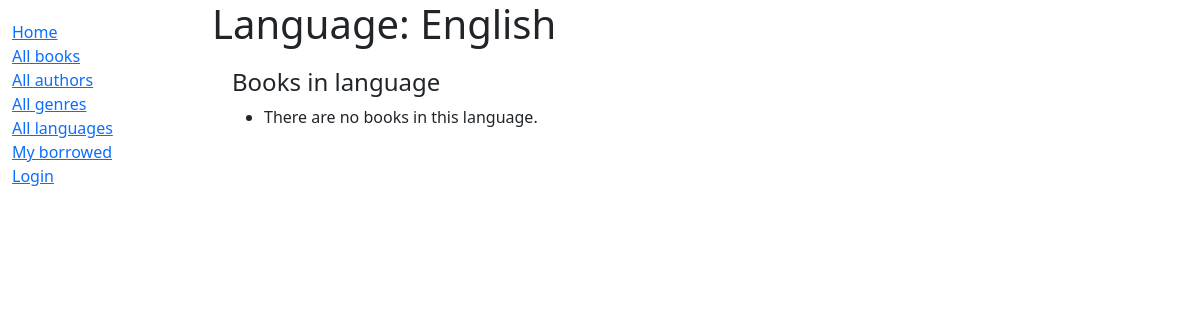
The app's page /catalog/language/1, older data.
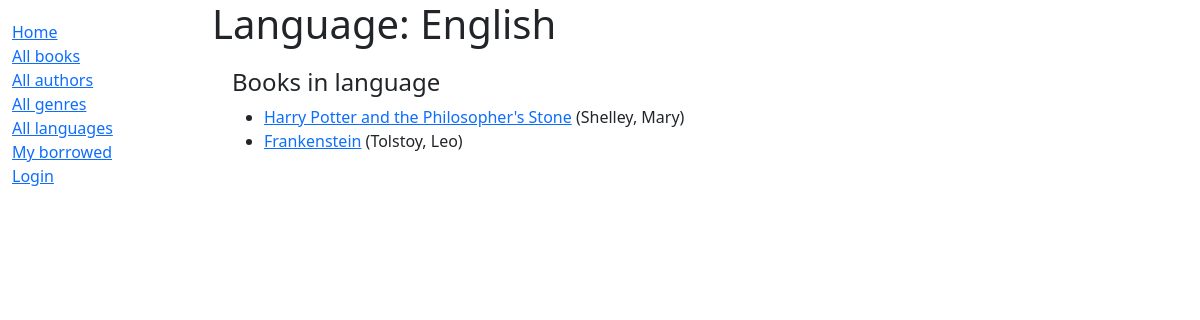
The same page, newer data.
### catalog/models.py (models this page shows, shortened)
class Book(models.Model):
    title = models.CharField(max_length=200)
    author = models.ForeignKey('Author', on_delete=models.RESTRICT, null=True)
    summary = models.TextField(max_length=1000, help_text="Enter a brief description of the book")
    isbn = models.CharField('ISBN', max_length=13, unique=True, help_text='13 Character <a href="https://www.isbn-international.org/content/what-isbn''">ISBN number</a>')
    genre = models.ManyToManyField(Genre, help_text="Select a genre for this book")
    language = models.ForeignKey('Language', on_delete=models.SET_NULL, null=True)
    def get_absolute_url(self):
        return reverse('book-detail', args=[str(self.id)])
    def display_genre(self):
        """Create a string for the genre. This is required to display genre in Admin."""
        return ', '.join(genre.name for genre in self.genre.all()[:3])
    display_genre.short_description = "Genre"

class Author(models.Model):
    first_name = models.CharField(max_length=100)
    last_name = models.CharField(max_length=100)
    date_of_birth = models.DateField(null=True, blank=True)
    date_of_death = models.DateField('Died', null=True, blank=True)
    class Meta:
        ordering = ['last_name', 'first_name']
    def __str__(self):
        return f'{self.last_name}, {self.first_name}'

### catalog/views.py (the view)
# urls.py: path('language/<int:pk>', views.LanguageDetailView.as_view(), name='language-detail'),
class LanguageDetailView(generic.DetailView):
    model = Language

### catalog/templates/catalog/language_detail.html (shortened to what this page needs)
{% extends "base_generic.html" %}
{% block content %}
    <h1>Language: {{ language.name }}</h1>
    <div style="margin-left:20px;margin-top:20px">
        <h4>Books in language</h4>
        <ul>
            {% for book in language.book_set.all %}
            <li>
                <a href="{{ book.get_absolute_url }}">{{ book.title }}</a> ({{ book.author }})
            </li>
            {% empty %}
            <li>There are no books in this language.</li>
            {% endfor %}
        </ul>
    </div>
{% endblock %}
{% block sidebar %}
    {{ block.super }}
{% endblock %}

### catalog/templates/base_generic.html (shortened to what this page needs)
<!doctype html>
<html lang="en">
  <head>
    <link href="https://cdn.jsdelivr.net/npm/bootstrap@5.3.3/dist/css/bootstrap.min.css"
      rel="stylesheet"
>
    {% load static %}
    <link rel="stylesheet" href="{% static 'css/style.css' %}" />
  </head>
  <body>
    <div class="container-fluid">
      <div class="row">
        <div class="col-sm-2">
          {% block sidebar %}
            <ul class="sidebar-nav">
              <li><a href="{% url 'index' %}">Home</a></li>
              <li><a href="{% url 'books' %}">All books</a></li>
              <li><a href="{% url 'authors' %}">All authors</a></li>
              <li><a href="{% url 'genres' %}">All genres</a></li>
              <li><a href="{% url 'languages' %}">All languages</a></li>
              <li><a href="{% url 'my-borrowed' %}">My borrowed</a></li>
              {% if user.is_authenticated %}
              <li>User: {{ user.get_username }}</li>
              <li>
                <form id="logout-form" method="post" action="{% url 'logout' %}">
                  {% csrf_token %}
                  <button type="submit" class="btn btn-link">Logout</button>
                </form>
              </li>
              {% else %}
              <li><a href="{% url 'login' %}?next={{ request.path }}">Login</a></li>
              {% endif %}
            </ul>
          {% endblock %}
        </div>
        <div class="col-sm-10 ">
          {% block content %}{% endblock %}
        </div>
      </div>
    </div>
  </body>
</html>

### catalog/static/css/style.css (style rules this page uses)
.sidebar-nav { margin-top: 20px; padding: 0; list-style: none; }

Row changes from the older to the newer data that the page shows:
now on this page (row edited): Book: title "Harry Potter and the Philosopher's Stone", author "Shelley, Mary"
now on this page (row edited): Book: title "Frankenstein", author "Tolstoy, Leo"
Text that changed along with them:
text no longer shown: "There are no books in this language."
